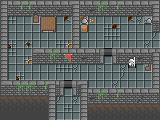

This is a level from a 2D game, rendered from its Tiled map with the project's own tilesets. A one-line summary and the complete map file follow:
An orthogonal 20x15 tile map with 8x8 px tiles, 5 tile layers (floor, walls, props, above, ...), 6 tilesets and 2 objects (right, down).

<map version="1.9" tiledversion="1.9.0" orientation="orthogonal" renderorder="right-down" width="20" height="15" tilewidth="8" tileheight="8" infinite="0" nextlayerid="9" nextobjectid="6">
 <tileset firstgid="1" source="../../tilesets/Dungeon/DungeonFloorTiles.tsx" />
 <tileset firstgid="15" source="../../tilesets/Dungeon/DungeonCliffTiles.tsx" />
 <tileset firstgid="17" source="../../tilesets/Dungeon/DungeonWallTiles.tsx" />
 <tileset firstgid="115" source="../../tilesets/Dungeon/DungeonDoorTiles.tsx" />
 <tileset firstgid="117" source="../../tilesets/Dungeon/DungeonProps.tsx" />
 <tileset firstgid="610" source="../../tilesets/Walls.tsx" />
 <layer id="1" name="floor" width="20" height="15">
  <data encoding="csv">
1,1,1,1,1,1,1,1,1,1,1,1,1,1,1,1,1,1,1,1,
1,1,1,1,1,1,1,1,1,1,1,1,1,1,1,1,1,1,1,1,
1,8,1,1,1,1,1,1,5,1,5,1,1,1,1,1,5,3,1,1,
1,1,1,1,1,1,1,1,1,1,1,1,1,8,13,1,1,1,1,1,
1,1,1,1,1,1,1,1,1,1,1,1,1,8,8,1,1,1,1,4,
1,10,1,9,1,1,1,8,8,1,1,1,1,1,1,1,1,1,3,1,
1,8,1,1,1,1,1,1,1,1,1,1,1,1,1,1,1,1,1,1,
1,1,1,8,1,1,1,1,1,1,1,1,1,1,1,1,1,1,1,1,
1,1,1,1,1,1,1,8,8,3,1,1,6,1,1,3,1,1,1,1,
1,1,10,1,1,1,1,1,1,1,1,1,1,1,1,4,1,1,1,1,
1,1,1,1,1,1,1,1,1,1,1,1,1,1,3,1,1,1,1,1,
1,1,1,1,1,1,1,1,1,1,1,1,1,1,1,1,1,1,1,1,
15,15,15,15,15,15,15,4,1,3,1,1,1,1,1,1,1,1,1,1,
16,16,16,16,16,16,16,1,8,1,15,15,15,15,15,15,15,15,15,15,
0,0,0,0,0,0,0,1,1,1,16,16,16,16,16,16,16,16,16,16
</data>
 </layer>
 <layer id="2" name="walls" width="20" height="15">
  <data encoding="csv">
32,26,97,97,40,26,26,26,26,27,26,40,95,96,97,40,40,40,26,27,
32,33,104,104,83,33,33,82,33,34,33,82,102,103,104,47,47,83,33,34,
32,0,0,0,0,0,0,0,0,34,0,0,0,0,0,0,0,0,0,43,
32,0,0,0,0,0,0,0,0,34,0,0,0,0,0,0,0,0,0,50,
32,0,0,0,0,0,0,0,0,34,0,0,0,0,0,0,0,0,0,0,
32,0,0,0,0,0,0,0,0,34,0,0,0,0,0,0,0,0,0,0,
32,0,0,0,39,40,95,96,40,40,40,41,60,0,62,26,26,40,26,29,
32,0,0,0,46,47,102,103,47,47,82,48,67,0,69,33,33,82,33,34,
32,0,0,0,0,0,0,0,0,0,0,0,0,0,0,0,0,0,0,34,
32,0,0,0,0,0,0,0,0,0,0,0,0,0,0,0,0,0,0,34,
39,40,95,95,96,97,27,60,0,62,27,0,0,0,0,0,0,0,0,34,
46,47,102,102,103,104,32,67,68,69,32,40,95,96,97,40,40,40,40,41,
0,0,0,0,0,0,32,0,0,0,32,82,102,103,104,47,47,83,47,48,
0,0,0,0,0,0,32,0,0,0,32,0,0,0,0,0,0,0,0,0,
0,0,0,0,0,0,32,0,0,0,32,0,0,0,0,0,0,0,0,0
</data>
 </layer>
 <layer id="6" name="props" width="20" height="15">
  <data encoding="csv">
0,0,0,0,0,0,0,0,0,0,0,0,0,0,0,0,0,0,0,0,
0,0,0,0,223,0,0,0,0,0,0,0,0,0,0,0,0,0,0,0,
0,0,0,0,252,205,206,0,0,0,162,168,0,0,0,0,0,0,161,0,
0,0,0,0,0,234,235,0,0,0,159,0,0,0,0,0,0,0,0,0,
0,0,0,0,0,0,0,0,0,0,0,0,0,0,0,0,0,0,0,0,
0,0,0,0,0,0,0,0,168,0,0,0,0,0,0,0,0,0,0,0,
0,0,0,0,0,0,0,0,217,0,0,0,0,0,0,0,0,0,0,0,
0,0,0,168,0,0,0,0,246,0,0,0,0,0,0,0,294,0,226,0,
0,0,0,0,0,0,0,0,0,0,0,0,0,0,0,0,323,0,255,0,
0,0,0,0,0,0,0,0,0,0,0,0,0,0,0,0,0,0,0,0,
0,0,0,0,0,0,0,0,0,0,0,0,0,0,0,0,0,0,0,0,
0,0,0,0,0,0,0,0,0,0,0,0,0,0,0,0,0,0,0,0,
0,0,0,0,0,0,0,0,0,0,0,0,0,0,0,0,0,0,0,0,
0,0,0,0,0,0,0,0,0,0,0,0,0,0,0,0,0,0,0,0,
0,0,0,0,0,0,0,0,0,0,0,0,0,0,0,0,0,0,0,0
</data>
 </layer>
 <objectgroup id="8" name="connections">
  <object id="4" name="right" x="152" y="32" width="8" height="16" />
  <object id="5" name="down" x="56" y="112" width="24" height="8" />
 </objectgroup>
 <objectgroup id="4" name="player" />
 <layer id="3" name="above" width="20" height="15">
  <data encoding="csv">
0,0,0,0,0,0,0,0,0,0,0,0,0,0,0,0,0,0,0,0,
0,0,0,0,0,0,0,0,0,0,0,0,0,0,0,0,0,0,0,0,
0,0,0,0,0,0,0,0,0,0,0,0,0,0,0,0,0,0,0,0,
0,0,0,0,0,0,0,0,0,0,0,0,0,0,0,0,0,0,0,0,
0,0,0,0,0,0,0,0,0,0,0,0,0,0,0,0,0,0,0,0,
0,0,0,0,0,0,0,0,0,0,0,0,0,0,0,0,0,0,0,0,
0,0,0,0,0,0,0,0,0,0,0,0,0,61,0,0,0,0,0,0,
0,0,0,0,0,0,0,0,0,0,0,0,0,0,0,0,0,0,0,0,
0,0,0,0,0,0,0,0,0,0,0,0,0,0,0,0,0,0,0,0,
0,0,0,0,0,0,0,0,0,0,0,0,0,0,0,0,0,0,0,0,
0,0,0,0,0,0,0,0,61,0,0,0,0,0,0,0,0,0,0,0,
0,0,0,0,0,0,0,0,0,0,0,0,0,0,0,0,0,0,0,0,
0,0,0,0,0,0,0,0,0,0,0,0,0,0,0,0,0,0,0,0,
0,0,0,0,0,0,0,0,0,0,0,0,0,0,0,0,0,0,0,0,
0,0,0,0,0,0,0,0,0,0,0,0,0,0,0,0,0,0,0,0
</data>
 </layer>
 <layer id="7" name="nav" width="20" height="15" opacity="0.26" tintcolor="#ff0004">
  <data encoding="csv">
627,627,627,627,627,627,627,627,627,627,627,627,627,627,627,627,627,627,627,627,
627,627,627,627,627,627,627,627,627,627,627,627,627,627,627,627,627,627,627,627,
627,0,0,0,627,627,627,0,0,627,627,0,0,0,0,0,0,0,627,627,
627,0,0,0,0,627,627,0,0,627,627,0,0,0,0,0,0,0,0,627,
627,0,0,0,0,0,0,0,0,627,0,0,0,0,0,0,0,0,0,0,
627,0,0,0,0,0,0,0,0,627,0,0,0,0,0,0,0,0,0,0,
627,0,0,0,627,627,627,627,627,627,627,627,627,0,627,627,627,627,627,627,
627,0,0,0,627,627,627,627,627,627,627,627,627,0,627,627,627,627,627,627,
627,0,0,0,0,0,0,0,0,0,0,0,0,0,0,0,0,0,627,627,
627,0,0,0,0,0,0,0,0,0,0,0,0,0,0,0,0,0,0,627,
627,627,627,627,627,627,627,627,0,627,627,0,0,0,0,0,0,0,0,627,
627,627,627,627,627,627,627,627,0,627,627,627,627,627,627,627,627,627,627,627,
627,627,627,627,627,627,627,0,0,0,627,627,627,627,627,627,627,627,627,627,
627,627,627,627,627,627,627,0,0,0,627,627,627,627,627,627,627,627,627,627,
627,627,627,627,627,627,627,0,0,0,627,627,627,627,627,627,627,627,627,627
</data>
 </layer>
</map>
